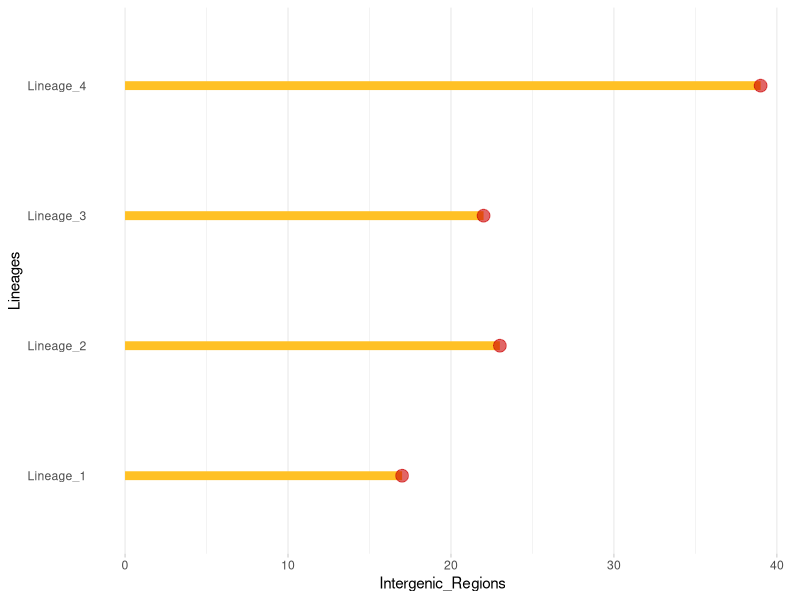

Write the R code that produced this figure.
## ---- chunk 1
setwd("./code")
## ---- chunk 2
Supplementary_Table_4 = data.frame(Lineages = c("Lineage_1", "Lineage_2", "Lineage_3", "Lineage_4"),Intergenic_Regions = c(17, 23, 22, 39))
## ---- chunk 3
install.packages("tidyverse")
library(tidyverse)
## ---- chunk 4
Figure_4 <- ggplot(Supplementary_Table_4, aes(x=Lineages, y=Intergenic_Regions)) + geom_segment( aes(x=Lineages, xend = Lineages, y = 0, yend = Intergenic_Regions ), size=3, color="goldenrod1") +geom_point(color= "red3", size=4, alpha=0.6) + theme_light() + coord_flip() + theme(panel.grid.major.y = element_blank(), panel.border = element_blank(), 
axis.ticks.y = element_blank()
)
png("Figure_4.png")
print(Figure_4)
dev.off()
## ---- chunk 5

